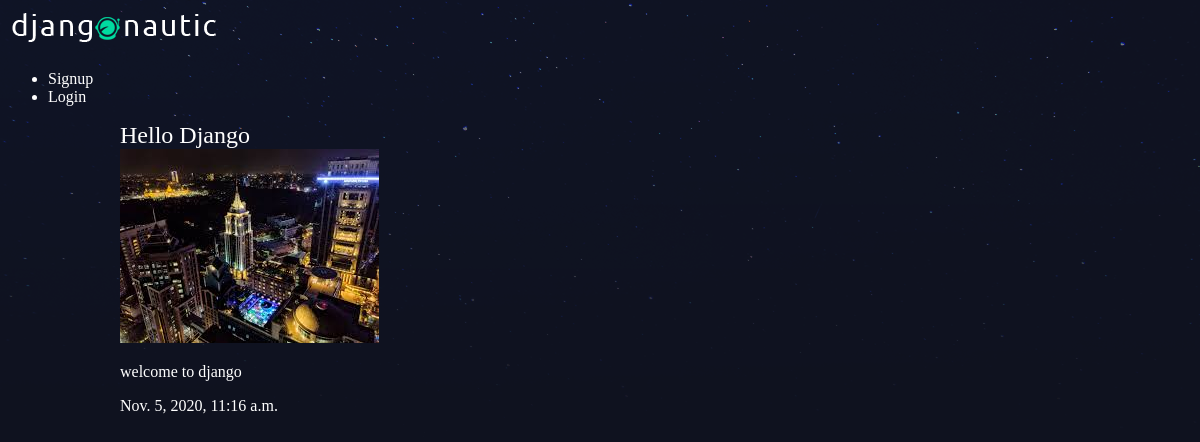
Before: /articles/hello-django/ with the older database file.
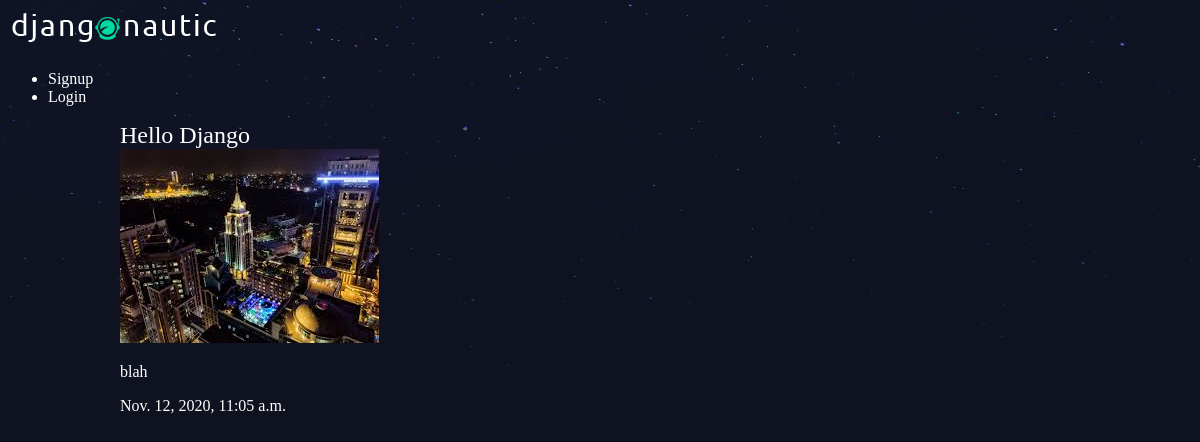
After: the same page with the newer database file.
### articles/models.py (models this page shows, shortened)
class Article(models.Model):
    title = models.CharField(max_length = 20)
    body = models.TextField()
    slug = models.SlugField()
    date = models.DateTimeField(auto_now_add=True)
    thumb = models.ImageField(default='bangalore.jpeg',blank=True)
    author = models.ForeignKey(User,default=None,on_delete=models.CASCADE)

### articles/views.py (the view)
# urls.py: path('<str:slug_thing>/',views.article_details,name='details')
def article_details(request,slug_thing):
    article = Article.objects.get(slug=slug_thing)
    return render(request,'articles/article_details.html',{'article':article})

### templates/articles/article_details.html
{% extends 'base_template.html' %}
{% block content %}
<div class="article-details">
    <div class="article">
        <h2>{{article.title}}</h2>
        <img src="{{article.thumb.url}}"/>
        <p>{{article.body}}</p>
        <p>{{article.date}}</p>
    </div>
</div>
{% endblock %}

Changed rows visible on the page:
changed Article "Hello Django": body "welcome to django" → "blah"; date "Nov. 5, 2020, 11:16 a.m." → "Nov. 12, 2020, 11:05 a.m."
